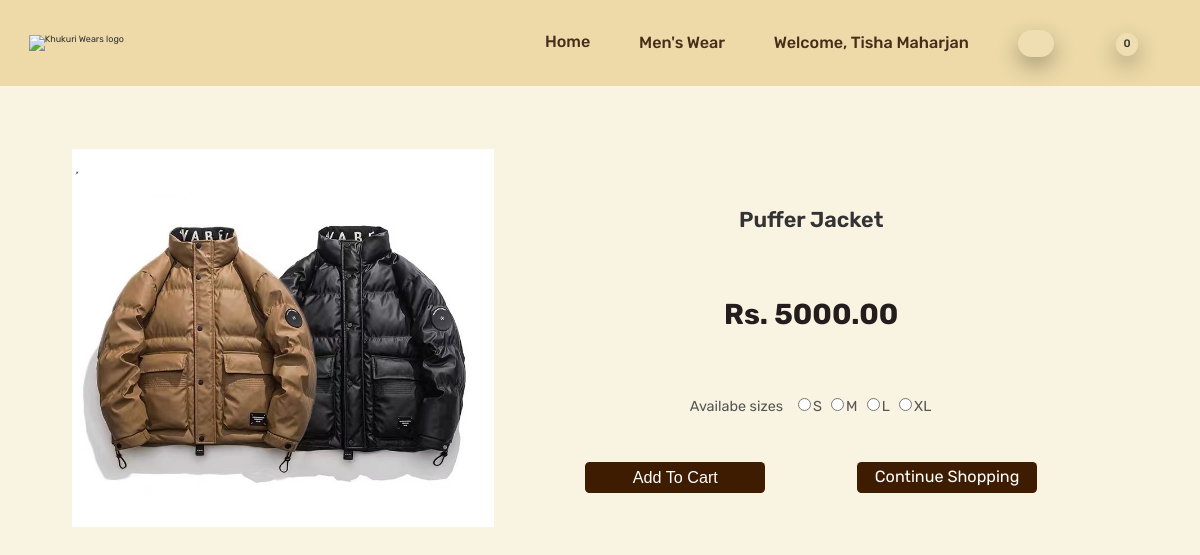
/product-detail-after.php?products_id=1 (signed in), run on the app's committed database.
### tables this page shows
CREATE TABLE `products` (
  `id` int(11) NOT NULL,
  `title` varchar(150) DEFAULT NULL,
  `price` decimal(10,2) DEFAULT NULL,
  `image_name` varchar(255) DEFAULT NULL,
  `stock` int(100) NOT NULL,
  `category_title` varchar(255) NOT NULL,
  `featured` varchar(10) DEFAULT NULL,
  `active` varchar(10) DEFAULT NULL
);

### config/include.php (called while the page is built, shortened)
<?php
  $home="http://localhost/Khukuri-wears/";
?>

### product-detail-after.php (the view, shortened to what this page needs)
<?php
  include 'header-after.php';
?>
<?php
if(isset($_GET['products_id'])){
    $products_id=$_GET['products_id'];
}else{
  header("location:".$home);
}
?>
<div class="section-details">
  <?php
          $sql2="SELECT * FROM products WHERE id=$products_id";
          $res2=mysqli_query($conn,$sql2);
          $count2=mysqli_num_rows($res2);
          if($count2>0){
            while($row=mysqli_fetch_assoc($res2)){
              $title=$row['title'];
              $price=$row['price'];
              $image_name=$row['image_name'];
              $stock=$row['stock'];
              $category_title=$row['category_title'];
              ?>
  <div class="detail-img">
    <?php
                        if($image_name==""){
                          echo "<div class='error'>Image not available</div>";
                        }else{
                          ?>
    <img src="<?php $home; ?>img/products/<?php echo $image_name; ?>" alt="Image"
      class="img-responsive img-curve products-img" />
    <?php
                        }
                      ?>
  </div>
  <div class="details">
    <div class="product-content">
      <div>
        <h2 class="product-title"><?php echo $title; ?></h2>
      </div>
      <div>
        <h3 class="product-price">Rs. <?php echo $price; ?></h3>
      </div>
      <div>
        <form action="" method="POST">
          <?php
          if($category_title === "Summer Collection" || $category_title === "Winter Collection"){
        ?>
          <div class="product-detail-size">
            <p class="product-size-title">Availabe sizes</p>
            <div class="product-size">
              <div class="size">
                <input type="radio" name="product_size" class="size-radio" id="size-s" value="S">
                <label for="s" data-variant="outline" class="size-label">S</label>
              </div>
              <div class="size">
                <input type="radio" name="product_size" class="size-radio" id="size-m" value="M">
                <label for="m" data-variant="outline" class="size-label">M</label>
              </div>
              <div class="size">
                <input type="radio" name="product_size" class="size-radio" id="size-l" value="L">
                <label for="l" data-variant="outline" class="size-label">L</label>
              </div>
              <div class="size">
                <input type="radio" name="product_size" class="size-radio" id="size-xl" value="XL">
                <label for="xl" data-variant="outline" class="size-label">XL</label>
              </div>
            </div>
          </div>
      </div>
      <?php
          }else if($category_title === "Footwear"){
        ?>
      <div class="product-detail-size footwear">
        <p class="product-size-title">Availabe sizes</p>
        <div class="product-size">
          <div class="size">
            <input type="radio" name="product_size" class="size-radio" id="size-s" value="36">
            <label for="s" data-variant="outline" class="size-label">36</label>
          </div>
          <div class="size">
            <input type="radio" name="product_size" class="size-radio" id="size-m" value="37">
            <label for="m" data-variant="outline" class="size-label">37</label>
          </div>
          <div class="size">
            <input type="radio" name="product_size" class="size-radio" id="size-l" value="38">
            <label for="l" data-variant="outline" class="size-label">38</label>
          </div>
          <div class="size">
            <input type="radio" name="product_size" class="size-radio" id="size-xl" value="39">
            <label for="xl" data-variant="outline" class="size-label">39</label>
          </div>
          <div class="size">
            <input type="radio" name="product_size" class="size-radio" id="size-xl" value="40">
            <label for="xl" data-variant="outline" class="size-label">40</label>
          </div>
          <div class="size">
            <input type="radio" name="product_size" class="size-radio" id="size-xl" value="41">
            <label for="xl" data-variant="outline" class="size-label">41</label>
          </div>
          <div class="size">
            <input type="radio" name="product_size" class="size-radio" id="size-xl" value="42">
            <label for="xl" data-variant="outline" class="size-label">42</label>
          </div>
          <div class="size">
            <input type="radio" name="product_size" class="size-radio" id="size-xl" value="43">
            <label for="xl" data-variant="outline" class="size-label">43</label>
          </div>
        </div>
      </div>
    </div>
  <?php
      }
    ?>
  <div class="add-continue">
    <div class="addtocart">
      <?php
        if($stock>0){
          ?>
      <input type="submit" value="Add To Cart" name="add_to_cart" class="addtocart-btn">
      <?php
          }else{
            ?>
      <input type="submit" value="Add To Cart" name="add_to_cart_out" class="addtocart-btn">
      <?php
          }
      ?>
    </div>
    <div class="continue">
      <a href="<?php echo $home?>category-after.php " class="continue-btn">Continue Shopping</a>
    </div>
    <?php
            }
          }else{
            echo "<div class='error'>Product not available</div>";
          }
          ?>
  </div>
</div>

### css/general.css (style rules this page uses)
* { padding: 0; margin: 0; box-sizing: border-box; }
html { font-size: 62.5%; overflow-x: hidden; }
body { font-family: "Rubik", sans-serif; line-height: 1; font-weight: 400; color: #555; overflow-x: hidden; }

### css/style.css (style rules this page uses)
a { color: #333; text-decoration: none; display: block; padding: 0.5rem 0; }
.img-responsive { padding-top: 3rem; display: block; margin: 0; }
.products-img { width: 100%; height: 30rem; object-fit: cover; cursor: pointer; }
.product-detail-size { display: grid; width: 100%; grid-template-columns: 12rem 15rem; align-items: center; justify-content: center; }
.product-size-title { font-size: 1.6rem; }
.product-size { box-sizing: border-box; display: flex; flex-direction: row; align-items: center; justify-content: flex-start; gap: 1rem; }
.size-label { box-sizing: border-box; display: inline-block; height: 3.2rem; font-size: 1.6rem; line-height: 3rem; cursor: pointer; border-radius: 8px; }
input[type="radio"] { cursor: pointer; }
.buy-btn, .addtocart-btn { width: 12rem; height: 3.5rem; font-size: 1.8rem; display: flex; align-items: center; justify-content: center; text-decoration: none; color: #fff; background-color: #3d1c01; border-radius: 0.5rem; float: left; cursor: pointer; }
.addtocart-btn { border: none; }
.section-details { background-color: #f9f3e2; width: 100%; height: 100vh; display: grid; grid-template-columns: 40fr 60fr; padding: 4rem 8rem; }
.detail-img { overflow: hidden; }
.detail-img img { width: 100%; height: 45rem; object-fit: cover; cursor: pointer; padding-top: 3rem; display: block; margin: 0; transition: all 0.4s; }
.details { height: 45rem; width: 100%; margin: 0; }
.product-content { text-align: left; height: 100%; padding: 3rem; margin: 2rem; display: grid; place-items: center; }
.product-title { height: 9rem; font-size: 2.4rem; color: #333; font-weight: 600; text-align: left; padding: 3.2rem 4.8rem 2rem 4.8rem; }
.product-price { font-size: 3.2rem; color: #231d1d; padding-top: 1.5rem; padding-bottom: 1.5rem; }
.add-continue { width: 100%; height: 35%; display: grid; grid-template-columns: 1fr 1fr; place-items: center; padding-bottom: 3rem; }
.continue-btn, .addtocart-btn { width: 20rem; height: 3.5rem; font-size: 1.8rem; display: flex; align-items: center; justify-content: center; text-decoration: none; color: #fff; background-color: #3d1c01; border-radius: 0.5rem; float: left; cursor: pointer; border: none; }

### css/queries.css (style rules this page uses)
@media (max-width: 75em) { html { font-size: 56.25%; } }

### data on the page
products: image_name (picture), title "Puffer Jacket", price "5000.00"

### other printed values
$fullname "Tisha Maharjan"
$cart_num "0"
